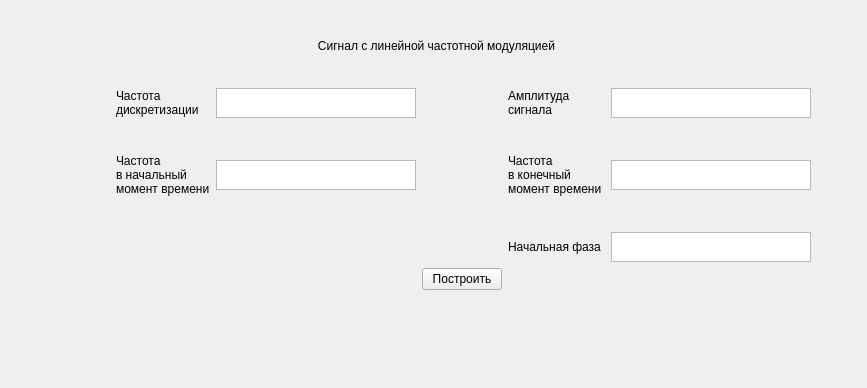
<?xml version="1.0" encoding="UTF-8"?>
<ui version="4.0">
 <class>Form</class>
 <widget class="QWidget" name="Form">
  <property name="geometry">
   <rect>
    <x>0</x>
    <y>0</y>
    <width>867</width>
    <height>388</height>
   </rect>
  </property>
  <property name="windowTitle">
   <string>Form</string>
  </property>
  <widget class="QWidget" name="gridLayoutWidget">
   <property name="geometry">
    <rect>
     <x>9</x>
     <y>9</y>
     <width>855</width>
     <height>281</height>
    </rect>
   </property>
   <layout class="QGridLayout" name="gridLayout">
    <item row="3" column="6">
     <widget class="QTextEdit" name="a">
      <property name="sizePolicy">
       <sizepolicy hsizetype="Fixed" vsizetype="Fixed">
        <horstretch>0</horstretch>
        <verstretch>0</verstretch>
       </sizepolicy>
      </property>
      <property name="maximumSize">
       <size>
        <width>200</width>
        <height>30</height>
       </size>
      </property>
     </widget>
    </item>
    <item row="6" column="3">
     <spacer name="verticalSpacer_2">
      <property name="orientation">
       <enum>Qt::Vertical</enum>
      </property>
      <property name="sizeHint" stdset="0">
       <size>
        <width>20</width>
        <height>40</height>
       </size>
      </property>
     </spacer>
    </item>
    <item row="5" column="6">
     <widget class="QTextEdit" name="fk">
      <property name="sizePolicy">
       <sizepolicy hsizetype="Fixed" vsizetype="Fixed">
        <horstretch>0</horstretch>
        <verstretch>0</verstretch>
       </sizepolicy>
      </property>
      <property name="maximumSize">
       <size>
        <width>200</width>
        <height>30</height>
       </size>
      </property>
     </widget>
    </item>
    <item row="5" column="7">
     <spacer name="horizontalSpacer_3">
      <property name="orientation">
       <enum>Qt::Horizontal</enum>
      </property>
      <property name="sizeHint" stdset="0">
       <size>
        <width>40</width>
        <height>20</height>
       </size>
      </property>
     </spacer>
    </item>
    <item row="5" column="3">
     <widget class="QTextEdit" name="fo">
      <property name="sizePolicy">
       <sizepolicy hsizetype="Fixed" vsizetype="Fixed">
        <horstretch>0</horstretch>
        <verstretch>0</verstretch>
       </sizepolicy>
      </property>
      <property name="maximumSize">
       <size>
        <width>200</width>
        <height>30</height>
       </size>
      </property>
     </widget>
    </item>
    <item row="5" column="5">
     <widget class="QLabel" name="width_envelope">
      <property name="text">
       <string>Частота
в конечный
момент времени</string>
      </property>
     </widget>
    </item>
    <item row="1" column="0" colspan="8">
     <widget class="QLabel" name="label_5">
      <property name="layoutDirection">
       <enum>Qt::LeftToRight</enum>
      </property>
      <property name="text">
       <string>Cигнал с линейной частотной модуляцией</string>
      </property>
      <property name="alignment">
       <set>Qt::AlignCenter</set>
      </property>
     </widget>
    </item>
    <item row="2" column="3">
     <spacer name="verticalSpacer_3">
      <property name="orientation">
       <enum>Qt::Vertical</enum>
      </property>
      <property name="sizeHint" stdset="0">
       <size>
        <width>20</width>
        <height>40</height>
       </size>
      </property>
     </spacer>
    </item>
    <item row="0" column="3">
     <spacer name="verticalSpacer_5">
      <property name="orientation">
       <enum>Qt::Vertical</enum>
      </property>
      <property name="sizeHint" stdset="0">
       <size>
        <width>20</width>
        <height>40</height>
       </size>
      </property>
     </spacer>
    </item>
    <item row="5" column="2">
     <widget class="QLabel" name="frequency">
      <property name="text">
       <string>Частота
в начальный
момент времени</string>
      </property>
     </widget>
    </item>
    <item row="4" column="3">
     <spacer name="verticalSpacer">
      <property name="orientation">
       <enum>Qt::Vertical</enum>
      </property>
      <property name="sizeHint" stdset="0">
       <size>
        <width>20</width>
        <height>40</height>
       </size>
      </property>
     </spacer>
    </item>
    <item row="7" column="4">
     <spacer name="horizontalSpacer">
      <property name="orientation">
       <enum>Qt::Horizontal</enum>
      </property>
      <property name="sizeHint" stdset="0">
       <size>
        <width>40</width>
        <height>20</height>
       </size>
      </property>
     </spacer>
    </item>
    <item row="3" column="3">
     <widget class="QTextEdit" name="frequency_text_edit">
      <property name="sizePolicy">
       <sizepolicy hsizetype="Fixed" vsizetype="Fixed">
        <horstretch>0</horstretch>
        <verstretch>0</verstretch>
       </sizepolicy>
      </property>
      <property name="maximumSize">
       <size>
        <width>200</width>
        <height>30</height>
       </size>
      </property>
     </widget>
    </item>
    <item row="3" column="2">
     <widget class="QLabel" name="label1">
      <property name="text">
       <string>Частота
дискретизации</string>
      </property>
     </widget>
    </item>
    <item row="3" column="5">
     <widget class="QLabel" name="amplitude_edit">
      <property name="text">
       <string>Амплитуда
сигнала</string>
      </property>
     </widget>
    </item>
    <item row="8" column="4">
     <widget class="QPushButton" name="build_plot_button">
      <property name="text">
       <string>Построить</string>
      </property>
     </widget>
    </item>
    <item row="5" column="0">
     <spacer name="horizontalSpacer_2">
      <property name="orientation">
       <enum>Qt::Horizontal</enum>
      </property>
      <property name="sizeHint" stdset="0">
       <size>
        <width>40</width>
        <height>20</height>
       </size>
      </property>
     </spacer>
    </item>
    <item row="5" column="1">
     <spacer name="horizontalSpacer_4">
      <property name="orientation">
       <enum>Qt::Horizontal</enum>
      </property>
      <property name="sizeHint" stdset="0">
       <size>
        <width>40</width>
        <height>20</height>
       </size>
      </property>
     </spacer>
    </item>
    <item row="7" column="5">
     <widget class="QLabel" name="start_fase_2">
      <property name="text">
       <string>Начальная фаза </string>
      </property>
     </widget>
    </item>
    <item row="7" column="6">
     <widget class="QTextEdit" name="fi">
      <property name="sizePolicy">
       <sizepolicy hsizetype="Fixed" vsizetype="Fixed">
        <horstretch>0</horstretch>
        <verstretch>0</verstretch>
       </sizepolicy>
      </property>
      <property name="maximumSize">
       <size>
        <width>200</width>
        <height>30</height>
       </size>
      </property>
     </widget>
    </item>
   </layout>
  </widget>
 </widget>
 <resources/>
 <connections/>
</ui>
